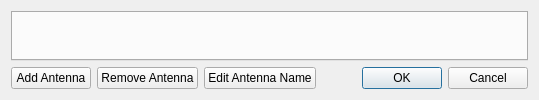
<?xml version="1.0" encoding="UTF-8"?>
<ui version="4.0">
 <class>SetupDialog</class>
 <widget class="QDialog" name="SetupDialog">
  <property name="windowTitle">
   <string>Setup Antenna </string>
  </property>
  <layout class="QVBoxLayout" name="verticalLayout">
   <item>
    <widget class="QLogTabWidget" name="antennaTab">
     <property name="currentIndex">
      <number>-1</number>
     </property>
    </widget>
   </item>
   <item>
    <layout class="QHBoxLayout" name="horizontalLayout">
     <item>
      <widget class="QPushButton" name="addAntenna">
       <property name="text">
        <string>Add Antenna</string>
       </property>
      </widget>
     </item>
     <item>
      <widget class="QPushButton" name="removeAntenna">
       <property name="text">
        <string>Remove Antenna</string>
       </property>
      </widget>
     </item>
     <item>
      <widget class="QPushButton" name="editAntName">
       <property name="text">
        <string>Edit Antenna Name</string>
       </property>
      </widget>
     </item>
     <item>
      <spacer name="horizontalSpacer">
       <property name="orientation">
        <enum>Qt::Horizontal</enum>
       </property>
       <property name="sizeHint" stdset="0">
        <size>
         <width>40</width>
         <height>20</height>
        </size>
       </property>
      </spacer>
     </item>
     <item>
      <widget class="QDialogButtonBox" name="buttonBox">
       <property name="orientation">
        <enum>Qt::Horizontal</enum>
       </property>
       <property name="standardButtons">
        <set>QDialogButtonBox::Cancel|QDialogButtonBox::Ok</set>
       </property>
      </widget>
     </item>
    </layout>
   </item>
  </layout>
 </widget>
 <customwidgets>
  <customwidget>
   <class>QLogTabWidget</class>
   <extends>QTabWidget</extends>
   <header>qlogtabwidget.h</header>
   <container>1</container>
  </customwidget>
 </customwidgets>
 <resources/>
 <connections>
  <connection>
   <sender>buttonBox</sender>
   <signal>accepted()</signal>
   <receiver>SetupDialog</receiver>
   <slot>accept()</slot>
   <hints>
    <hint type="sourcelabel">
     <x>248</x>
     <y>254</y>
    </hint>
    <hint type="destinationlabel">
     <x>157</x>
     <y>274</y>
    </hint>
   </hints>
  </connection>
  <connection>
   <sender>buttonBox</sender>
   <signal>rejected()</signal>
   <receiver>SetupDialog</receiver>
   <slot>reject()</slot>
   <hints>
    <hint type="sourcelabel">
     <x>316</x>
     <y>260</y>
    </hint>
    <hint type="destinationlabel">
     <x>286</x>
     <y>274</y>
    </hint>
   </hints>
  </connection>
 </connections>
</ui>
